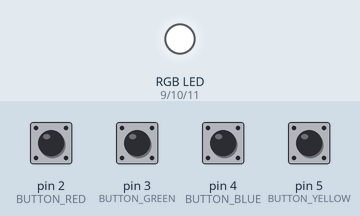
The sketch below on a simulated Arduino Uno, built with avr-gcc and run on an emulated ATmega328P. On the bench: an RGB LED mixed from three pins (HIGH = lit). The test bench sets the inputs (shaded band); at power-on: pin 2 (BUTTON_RED), pin 3 (BUTTON_GREEN), pin 4 (BUTTON_BLUE), pin 5 (BUTTON_YELLOW) HIGH.

Above: at 1.2 s.
1.3 s: pin 5 (BUTTON_YELLOW) pulled LOW for 0.15 s
At 1.45 s:
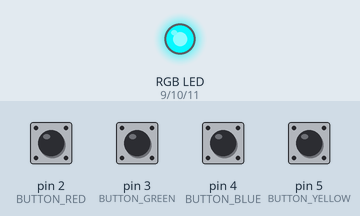
4.3 s: pin 2 (BUTTON_RED) pulled LOW for 0.15 s
5.9 s: pin 3 (BUTTON_GREEN) pulled LOW for 0.15 s
At 6.6 s:
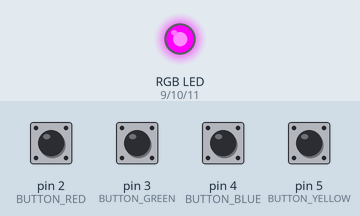
7.5 s: pin 4 (BUTTON_BLUE) pulled LOW for 0.15 s
At 7.8 s:
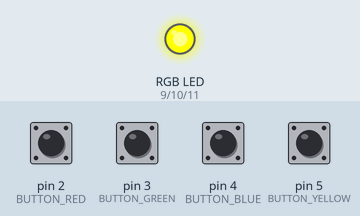
9.1 s: pin 5 (BUTTON_YELLOW) pulled LOW for 1 s
At 10.45 s:
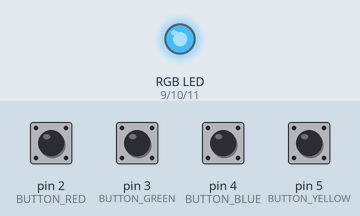
13.1 s: pin 2 (BUTTON_RED) pulled LOW for 1 s
At 14.3 s:
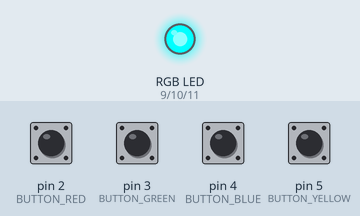
Timing chart, 0 to 16.1 s (numbered marks = the images above; inputs shaded):
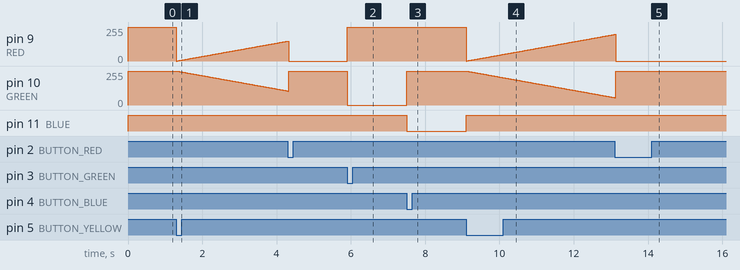

Measured:
- after the input at 1.3 s, pin 10 (GREEN): moves from 255/255 to 106/255 over 3.0 s, starting at once
- after the input at 5.9 s, pin 9 (RED): 0/255 → 255/255 at once; pin 10 (GREEN): 255/255 → 0/255 at once
- after the input at 7.5 s, pin 10 (GREEN): 0/255 → 255/255 at once; pin 11 (BLUE): HIGH → LOW at once
- after the input at 9.1 s, pin 10 (GREEN): moves from 255/255 to 56/255 over 4.0 s, starting at once; pin 11 (BLUE): LOW → HIGH at once
- after the input at 13.1 s, pin 11 (BLUE): stays HIGH (without the input it goes to HIGH after 1.1 s)

The sketch:

code_rgb.ino
```cpp
// Button pin definitions
#define BUTTON_RED    2
#define BUTTON_GREEN  3
#define BUTTON_BLUE   4
#define BUTTON_YELLOW 5

//RGB LED pin definitions
#define RED 9
#define GREEN 10
#define BLUE 11

bool buttonPressed = 0;

void setup() {
  pinMode(BUTTON_RED, INPUT_PULLUP);
  pinMode(BUTTON_GREEN, INPUT_PULLUP);
  pinMode(BUTTON_BLUE, INPUT_PULLUP);
  pinMode(BUTTON_YELLOW, INPUT_PULLUP);
  pinMode(RED, OUTPUT);
  pinMode(GREEN, OUTPUT);
  pinMode(BLUE, OUTPUT);
  digitalWrite(RED, HIGH);
  digitalWrite(GREEN, HIGH);
  digitalWrite(BLUE, HIGH);
}

void loop() {
  if (digitalRead(BUTTON_RED) == 0) {
    colour(255,0,0);
  } else if (digitalRead(BUTTON_GREEN) == 0) {
    colour(0,255,0);
  } else if (digitalRead(BUTTON_BLUE) == 0) {
    colour(0,0,255);
  } else if (digitalRead(BUTTON_YELLOW) == 0) {
    buttonPressed = 0;
    while (buttonPressed == 0) {
      byte i=0;
      while ((i < 255)&&(buttonPressed == 0)) {
        colour(255-i,i,0);
        buttonPressed = ((!digitalRead(BUTTON_GREEN))||(!digitalRead(BUTTON_RED))||(!digitalRead(BUTTON_BLUE)));
        delay(20);
        i++;
      }
      i = 0;
      while ((i < 255)&&(buttonPressed == 0)) {
            colour(0,255-i,i);
        buttonPressed = ((!digitalRead(BUTTON_GREEN))||(!digitalRead(BUTTON_RED))||(!digitalRead(BUTTON_BLUE)));
        delay(20);
        i++;
      }
      i = 0;
      while ((i < 255)&&(buttonPressed == 0)) {
        colour(i,0,255-i);
        buttonPressed = ((!digitalRead(BUTTON_GREEN))||(!digitalRead(BUTTON_RED))||(!digitalRead(BUTTON_BLUE)));
        delay(20);
        i++;
      }
    }
    colour(255,255,255);
  }
}

void colour(byte r, byte g, byte b) {
    analogWrite(RED, 255-r);
    analogWrite(GREEN, 255-g);
    analogWrite(BLUE, 255-b);
}
```
